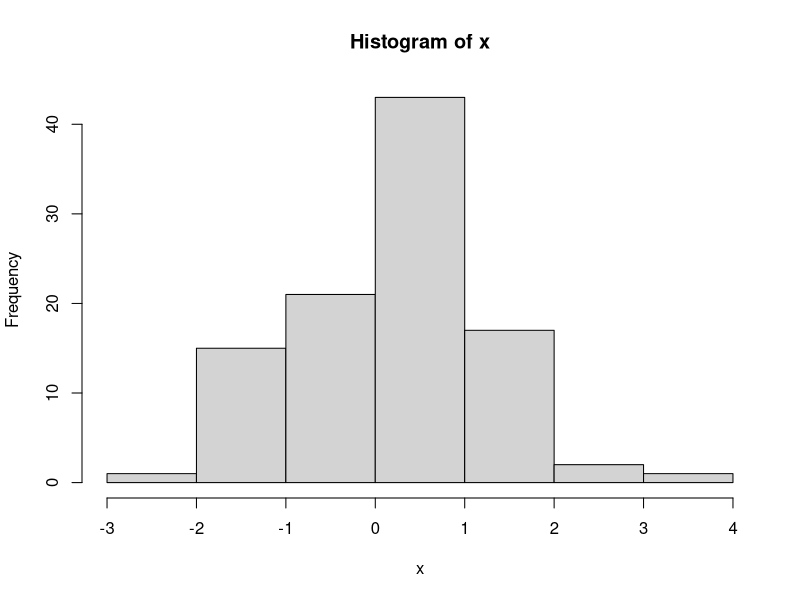
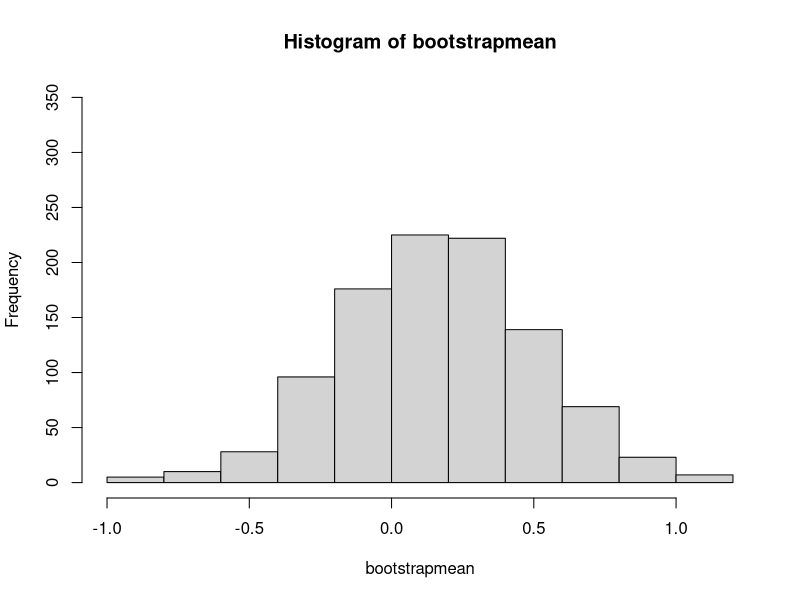
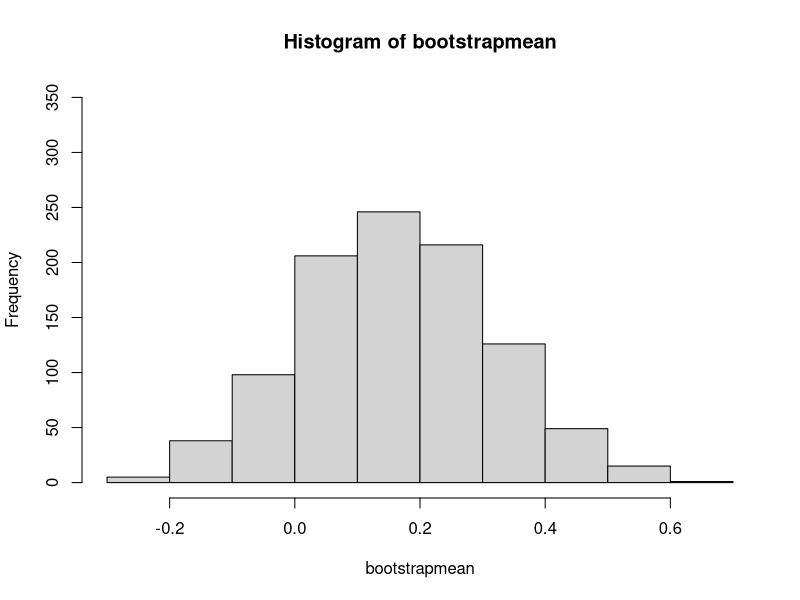
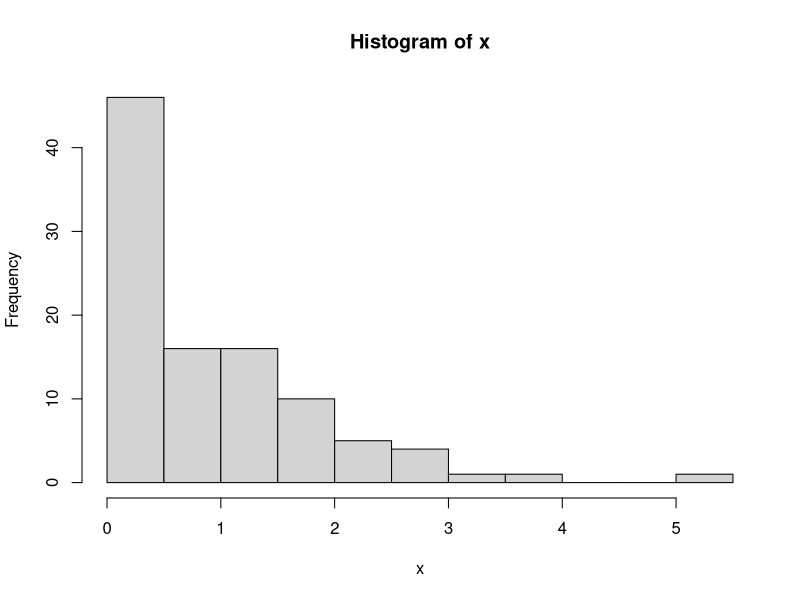
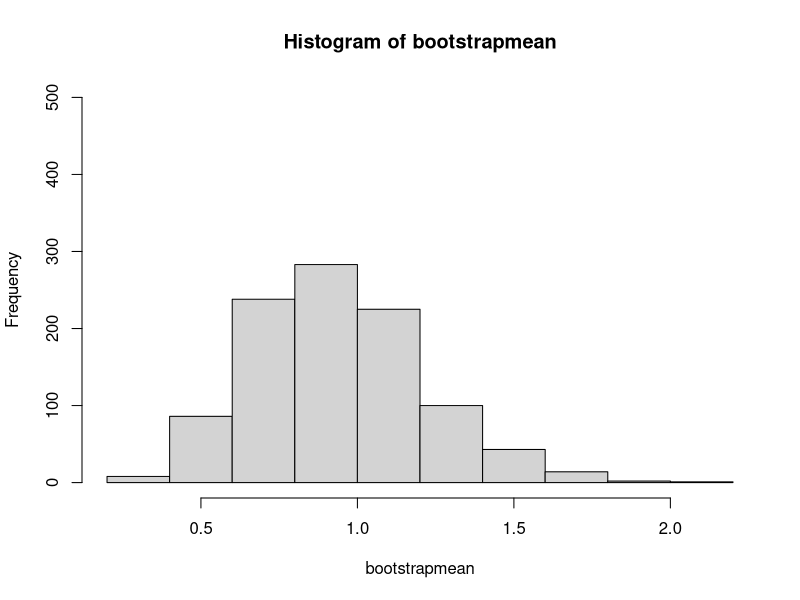
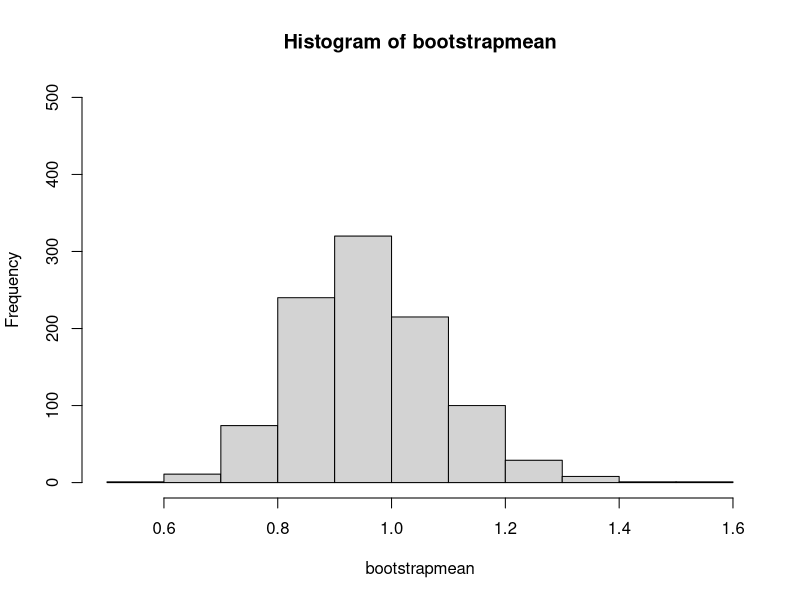

Here is the R script that generated these plots, in order:
## ---- chunk 1
knitr::opts_chunk$set(echo = TRUE)
## ---- chunk 2
#First we need to setup the loops and create the normal distribution
r <- 1000
x <- rnorm(100)
bootstrapmean <- numeric(r)
hist(x)
#As we can see are sample already follows a normal distribution and through the bootstrap we will return another example of normal distribution.  The power of the central limit theorem will be shown in the exponential distribution 

#Bootstrap using sample of 10 a 1000 times.
for (i in 1:r){
  y <- sample(x,size= 10, replace = TRUE)
  bootstrapmean[i] <- mean(y)
}

summary(bootstrapmean)
hist(bootstrapmean, ylim=c(0,350))

#Bootstrap using sample of 50 a 1000 times.
for (i in 1:r){
  y <- sample(x,size= 50 , replace = TRUE)
  bootstrapmean[i] <- mean(y)
}

summary(bootstrapmean)
hist(bootstrapmean, ylim=c(0,350))
## ---- chunk 3
#First we need to setup the loops and create the expontial distribution
r <- 1000
x <- rexp(100)
bootstrapmean <- numeric(r)
hist(x)
#as we can see from the chart above this does not have anything close to a normal distibution.  However after taking samples we will generate a normal distibution of the means.  Thus providing evidence for the central limit theorem that the means are normally distributed

#Bootstrap using sample of 10 a 1000 times.
for (i in 1:r){
  y <- sample(x, size=10 , replace = TRUE)
  bootstrapmean[i] <- mean(y)
}

summary(bootstrapmean)
hist(bootstrapmean, ylim=c(0,500))

#Bootstrap using sample of 50 a 1000 times.
for (i in 1:r){
  y <- sample(x,size=50, replace = TRUE)
  bootstrapmean[i] <- mean(y)
}

summary(bootstrapmean)
hist(bootstrapmean, ylim=c(0,500))
